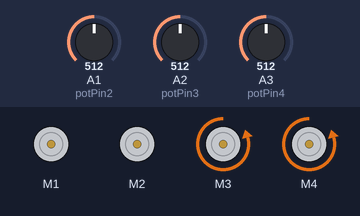
This sketch was run on a simulated Arduino Uno, built with avr-gcc and run on an emulated ATmega328P. Shown: 4 × DC motor (green arrow = forward, orange = backward, longer = faster). Inputs (shaded band) come from the test bench; at power-on: A2 (potPin3) = 512, A3 (potPin4) = 512, A1 (potPin2) = 512.

Above: at 1.2 s.
1.3 s: A2 (potPin3) set to 553
4.3 s: A2 (potPin3) set to 578
At 5.4 s:
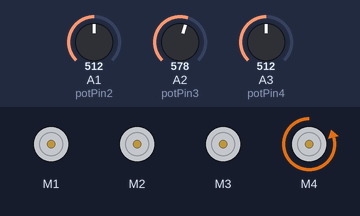
7.3 s: A3 (potPin4) set to 394
At 8.4 s:
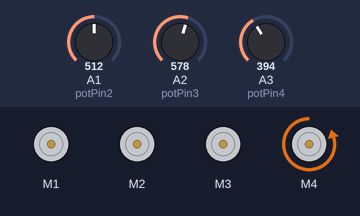
10.3 s: A3 (potPin4) set to 372
At 11.1 s:
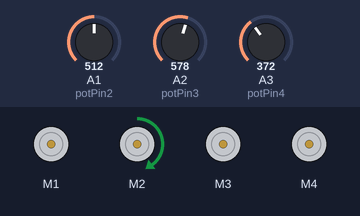
Timing chart, 0 to 12.8 s (numbered marks = the images above; inputs shaded):
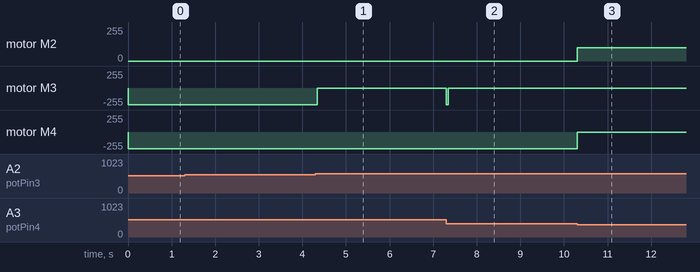

Measured:
- the behaviour switches between 559 and 560 on A2 (potPin3) (found by bisection; images 0 and 1)
- the behaviour switches between 381 and 380 on A3 (potPin4) (found by bisection; images 2 and 3)
- after the input at 1.3 s, every drawn part: stays the same
- after the input at 4.3 s, motor M3: backward 250/255 → stopped at once
- after the input at 7.3 s, motor M3: stopped → backward 250/255 at once, → stopped 0.04 s later
- after the input at 10.3 s, motor M2: stopped → forward 100/255 at once; motor M4: backward 250/255 → stopped at once

The sketch:

MVR_pick_up_tool_for_transport.ino
```cpp
#include <Wire.h>
#include <AFMotor.h>
//set parameters
AF_DCMotor motor1(1);
AF_DCMotor motor2(2);
AF_DCMotor motor3(3);
AF_DCMotor motor4(4);

//pot pin and val numbers match motor numbers
//brown wire = signal
//red wire = 5V
//green wire = ground
//dial all the way to red wire side = 1023
//dial all the way to green wire side = 0

int potPin1 = 0;
int potPin2 = 1;
int potPin3 = 2;
int potPin4 = 3;

int val1 = 0;
int val2 = 0;
int val3 = 0;
int val4 = 0;

void setup()
{
  //Wire.begin(4); //join bus with address as #4 slave
  //Wire.onReceive(receiveEvent);
  //turn motors on and let coast
  motor1.setSpeed(175); //100
  motor2.setSpeed(100);
  motor3.setSpeed(250);
  motor4.setSpeed(250);
  motor1.run(RELEASE);
  motor2.run(RELEASE);
  motor3.run(RELEASE);
  motor4.run(RELEASE);
  Serial.begin(9600);
}

void loop()
{

//pick up tool and get into transport position
      val4 = analogRead(potPin4);
      do
      {
        val4 = analogRead(potPin4);
        motor4.run(BACKWARD); //out
        val4 = analogRead(potPin4);

        val3 = analogRead(potPin3);
        do
        {
          val3 = analogRead(potPin3);
          motor3.run(BACKWARD); //up
          val3 = analogRead(potPin3);
        } while (val3 < 560);   //549
        motor3.run(FORWARD);
        motor3.run(RELEASE);

      } while (val4 > 380);   //305 is a bit low and 380 is a bit high but the motor moves much faster
      motor4.run(FORWARD);    //236-280 = old value where are was out too far for leverage
      motor4.run(RELEASE);

      val2 = analogRead(potPin2);
      do
      {
        val2 = analogRead(potPin2);
        motor2.run(FORWARD); //up
        val2 = analogRead(potPin2);
      } while (val2 < 605);   //610
      motor2.run(BACKWARD);
      motor2.run(RELEASE);

      val1 = analogRead(potPin1);
      do
      {
        val1 = analogRead(potPin1);
        motor1.run(FORWARD); //close claw
        val1 = analogRead(potPin1);
      } while (val1 > 19);   //19 is approx tool size
      motor1.run(BACKWARD);
      motor1.run(RELEASE);

      val4 = analogRead(potPin4);
      do
      {
        val4 = analogRead(potPin4);
        motor4.run(FORWARD); //pick up tool and bring back to carry
        val4 = analogRead(potPin4);
      } while (val4 < 300); //700
      motor4.run(BACKWARD);
      motor4.run(RELEASE);

}
```
